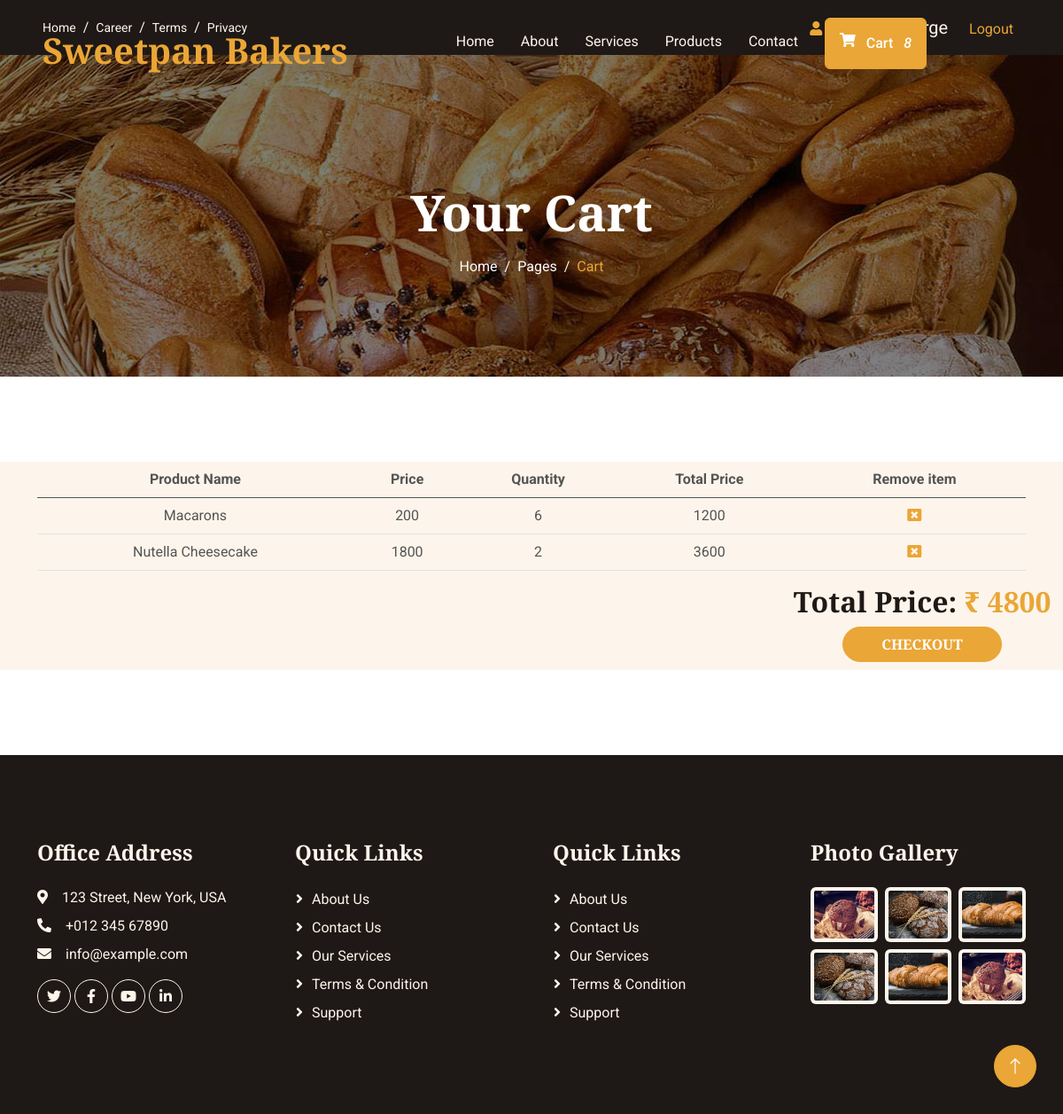
Screenshot of /Frontend/CartPage/ (signed in) with the database file from the repository.
### Frontend/models.py (models this page shows)
class cartdb(models.Model):
    Username = models.CharField(max_length=100, null=True, blank=True)
    ProductName = models.CharField(max_length=100, null=True, blank=True)
    Quantity = models.IntegerField(null=True, blank=True)
    Price = models.IntegerField(null=True, blank=True)
    TotalPrice = models.IntegerField(null=True, blank=True)

### Frontend/views.py (the view)
# urls.py: path('CartPage/', views.CartPage, name="CartPage"),
def CartPage(req):
    cart_data = cartdb.objects.filter(Username=req.session['Name'])
    total = 0
    quantity = 0
    for i in cart_data:
        total += i.TotalPrice
        quantity += i.Quantity
    return render(req, "Cart.html", {'data': cart_data, 'total': total, 'quantity': quantity})

### Frontend/templates/Cart.html (shortened to what this page needs)
<!DOCTYPE html>
{% load static %}
<html lang="en">
<head>
    <link href="https://cdnjs.cloudflare.com/ajax/libs/font-awesome/5.10.0/css/all.min.css" rel="stylesheet">
    <link href="https://cdn.jsdelivr.net/npm/bootstrap-icons@1.4.1/font/bootstrap-icons.css" rel="stylesheet">
    <link href="{% static 'frontend_static/lib/animate/animate.min.css' %}" rel="stylesheet">
    <link href="{% static 'frontend_static/lib/owlcarousel/assets/owl.carousel.min.css' %}" rel="stylesheet">
    <link href="{% static 'frontend_static/css/bootstrap.min.css' %}" rel="stylesheet">
    <link href="{% static 'frontend_static/css/style.css' %}" rel="stylesheet">
</head>
<body>
    <div class="container-fluid top-bar bg-dark text-light px-0 wow fadeIn" data-wow-delay="0.1s">
        <div class="row gx-0 align-items-center d-none d-lg-flex">
            <div class="col-lg-6 px-5 text-start">
                <ol class="breadcrumb mb-0">
                    <li class="breadcrumb-item"><a class="small text-light" href="#">Home</a></li>
                    <li class="breadcrumb-item"><a class="small text-light" href="#">Career</a></li>
                    <li class="breadcrumb-item"><a class="small text-light" href="#">Terms</a></li>
                    <li class="breadcrumb-item"><a class="small text-light" href="#">Privacy</a></li>
                </ol>
            </div>
            <div class="col-lg-6 p-3 text-end" >
                <i class="fa fa-user text-primary"></i>
                {% if request.session.Name %}
                    <a href="{% url 'UserProfilePage' username=request.session.Name %}" class="text-light fs-5 mb-0" style="margin-right: 20px;" >{{request.session.Name}}</a>
                    <a href="{% url 'UserLogout' %}" style="margin-right: 40px;">Logout</a>
                    {% else %}
                    <a href="{% url 'UserRegisterLoginPage' %}" class="text-light fs-5 mb-0">SignUp/Login</a>
                    {% endif %}
            </div>
        </div>
    </div>
    <nav class="navbar navbar-expand-lg navbar-dark fixed-top py-lg-0 px-lg-5 wow fadeIn" data-wow-delay="0.1s">
        <a href="index.html" class="navbar-brand ms-4 ms-lg-0">
            <h1 class="text-primary m-0">Sweetpan Bakers</h1>
        </a>
        <div class="collapse navbar-collapse" id="navbarCollapse">
            <div class="navbar-nav mx-auto p-4 p-lg-0">
                <a href="{% url 'HomePage' %}" class="nav-item nav-link ">Home</a>
                <a href="{% url 'AboutPage' %}" class="nav-item nav-link">About</a>
                <a href="{% url 'ServicesPage' %}" class="nav-item nav-link">Services</a>
                <a href="{% url 'AllProductsPage' %}" class="nav-item nav-link">Products</a>
                <a href="{% url 'ContactUsPage' %}" class="nav-item nav-link">Contact</a>
                {% if request.session.Name %}
                <div class="">
                    <a href="{% url 'CartPage' %}" class="nav-item nav-link"><button class="btn btn-primary d-flex" style="height: fit-content; padding: 1rem; margin-top: -15px; "><i class="fa fa-shopping-cart"></i>&nbsp;&nbsp;&nbsp;Cart &nbsp;&nbsp;<i class="text-ligh"  >{{quantity}}</i> </button></a>
                </div>
                {% endif %}
            </div>
        </div>
    </nav>
    <div class="container-fluid page-header py-6 wow fadeIn" data-wow-delay="0.1s">
        <div class="container text-center pt-5 pb-3">
            <h1 class="display-4 text-white animated slideInDown mb-3"> Your Cart</h1>
            <nav aria-label="breadcrumb animated slideInDown">
                <ol class="breadcrumb justify-content-center mb-0">
                    <li class="breadcrumb-item"><a class="text-white" href="#">Home</a></li>
                    <li class="breadcrumb-item"><a class="text-white" href="#">Pages</a></li>
                    <li class="breadcrumb-item text-primary active" aria-current="page">Cart</li>
                </ol>
            </nav>
        </div>
    </div>
    <div class=" container-xxl bg-light mx- my-6 py-6 pt-0">
        <div class="container">
            <table class="table table-center">
                <thead class="text-center">
                <tr>
                    <th>Product Name</th>
                    <th>Price</th>
                    <th>Quantity</th>
                    <th>Total Price</th>
                    <th>Remove item</th>
                </tr>
                </thead>
                <tbody class="text-center">
                {% for i in data %}
                    <tr>
                        <td>{{i.ProductName}}</td>
                        <td>{{i.Price}}</td>
                        <td>{{i.Quantity}}</td>
                        <td>{{i.TotalPrice}}</td>
                        <td>
                            <a href="{% url 'DeleteCartItems' c_id=i.id %}">
                                <i class="fa"></i>
                            </a>
                        </td>
                    </tr>
                {% endfor %}
                </tbody>
            </table>
        </div>
        <div style="float: right;" class="col-lg-3 ">
            <div class="d-flex justify-content-center">
                <h2 >Total Price: <span class="text-primary">&#8377; {{total}}</span></h2>
            </div>
            <div class="d-flex justify-content-center">
                <a href="{% url 'CheckoutPage' %}">
                    <button type="submit" class="btn btn-primary" style="width: 180px; height: 40px; border-radius: 25px; font-size: 16px; font-weight: 800; font-family: 'Playfair Display',serif;">CHECKOUT</button>
                </a>
            </div>
        </div>
    </div>
    <div class="container-fluid bg-dark text-light footer my-6 mb-0 py-5 wow fadeIn" data-wow-delay="0.1s">
        <div class="container py-5">
            <div class="row g-5">
                <div class="col-lg-3 col-md-6">
                    <h4 class="text-light mb-4">Office Address</h4>
                    <p class="mb-2"><i class="fa fa-map-marker-alt me-3"></i>123 Street, New York, USA</p>
                    <p class="mb-2"><i class="fa fa-phone-alt me-3"></i>+012 345 67890</p>
                    <p class="mb-2"><i class="fa fa-envelope me-3"></i>info@example.com</p>
                    <div class="d-flex pt-2">
                        <a class="btn btn-square btn-outline-light rounded-circle me-1" href=""><i class="fab fa-twitter"></i></a>
                        <a class="btn btn-square btn-outline-light rounded-circle me-1" href=""><i class="fab fa-facebook-f"></i></a>
                        <a class="btn btn-square btn-outline-light rounded-circle me-1" href=""><i class="fab fa-youtube"></i></a>
                        <a class="btn btn-square btn-outline-light rounded-circle me-0" href=""><i class="fab fa-linkedin-in"></i></a>
                    </div>
                </div>
                <div class="col-lg-3 col-md-6">
                    <h4 class="text-light mb-4">Quick Links</h4>
                    <a class="btn btn-link" href="">About Us</a>
                    <a class="btn btn-link" href="">Contact Us</a>
                    <a class="btn btn-link" href="">Our Services</a>
                    <a class="btn btn-link" href="">Terms & Condition</a>
                    <a class="btn btn-link" href="">Support</a>
                </div>
                <div class="col-lg-3 col-md-6">
                    <h4 class="text-light mb-4">Quick Links</h4>
                    <a class="btn btn-link" href="">About Us</a>
                    <a class="btn btn-link" href="">Contact Us</a>
                    <a class="btn btn-link" href="">Our Services</a>
                    <a class="btn btn-link" href="">Terms & Condition</a>
                    <a class="btn btn-link" href="">Support</a>
                </div>
                <div class="col-lg-3 col-md-6">
                    <h4 class="text-light mb-4">Photo Gallery</h4>
                    <div class="row g-2">
                        <div class="col-4">
                            <img class="img-fluid bg-light rounded p-1" src="{% static 'frontend_static/img/product-1.jpg' %}" alt="Image">
                        </div>
                        <div class="col-4">
                            <img class="img-fluid bg-light rounded p-1" src="{% static 'frontend_static/img/product-2.jpg' %}" alt="Image">
                        </div>
                        <div class="col-4">
                            <img class="img-fluid bg-light rounded p-1" src="{% static 'frontend_static/img/product-3.jpg' %}" alt="Image">
                        </div>
                        <div class="col-4">
                            <img class="img-fluid bg-light rounded p-1" src="{% static 'frontend_static/img/product-2.jpg' %}" alt="Image">
                        </div>
                        <div class="col-4">
                            <img class="img-fluid bg-light rounded p-1" src="{% static 'frontend_static/img/product-3.jpg' %}" alt="Image">
                        </div>
                        <div class="col-4">
                            <img class="img-fluid bg-light rounded p-1" src="{% static 'frontend_static/img/product-1.jpg' %}" alt="Image">
                        </div>
                    </div>
                </div>
            </div>
        </div>
    </div>
    <a href="#" class="btn btn-lg btn-primary btn-lg-square rounded-circle back-to-top"><i class="bi bi-arrow-up"></i></a>
</body>
</html>

### Frontend/static/frontend_static/css/style.css (style rules this page uses)
:root { --primary: #EAA636; --secondary: #545454; --light: #FDF5EB; --dark: #1E1916; }
h4, h5, h6, .h4, .h5, .h6 { font-weight: 600 !important; }
.py-6 { padding-top: 6rem; padding-bottom: 6rem; }
.my-6 { margin-top: 6rem; margin-bottom: 6rem; }
.back-to-top { position: fixed; display: none; right: 30px; bottom: 30px; z-index: 99; }
.btn { font-weight: 500; transition: .5s; }
.btn.btn-primary { color: #FFFFFF; }
.btn-square { width: 38px; height: 38px; }
.btn-lg-square { width: 48px; height: 48px; }
.btn-square, .btn-sm-square, .btn-lg-square { padding: 0; display: flex; align-items: center; justify-content: center; font-weight: normal; }
.navbar .navbar-nav .nav-link { padding: 35px 15px; color: var(--light); outline: none; }
.navbar.fixed-top { transition: .5s; }
.page-header { margin-bottom: 6rem; background: linear-gradient(rgba(0, 0, 0, .5), rgba(0, 0, 0, .5)), url(../img/carousel-1.jpg) center center no-repeat; background-size: cover; }
.breadcrumb-item+.breadcrumb-item::before { color: var(--light); }
.footer .btn.btn-link { display: block; margin-bottom: 5px; padding: 0; text-align: left; color: var(--light); font-weight: normal; text-transform: capitalize; transition: .3s; }
.footer .btn.btn-link::before { position: relative; content: "\f105"; font-family: "Font Awesome 5 Free"; font-weight: 900; color: var(--light); margin-right: 10px; }

### rows the page displays
cartdb: ProductName "Macarons", Price "200", Quantity "6", TotalPrice "1200"
cartdb: ProductName "Nutella Cheesecake", Price "1800", Quantity "2", TotalPrice "3600"

### other values shown
{{ quantity }} "8"
{{ total }} "4800"
